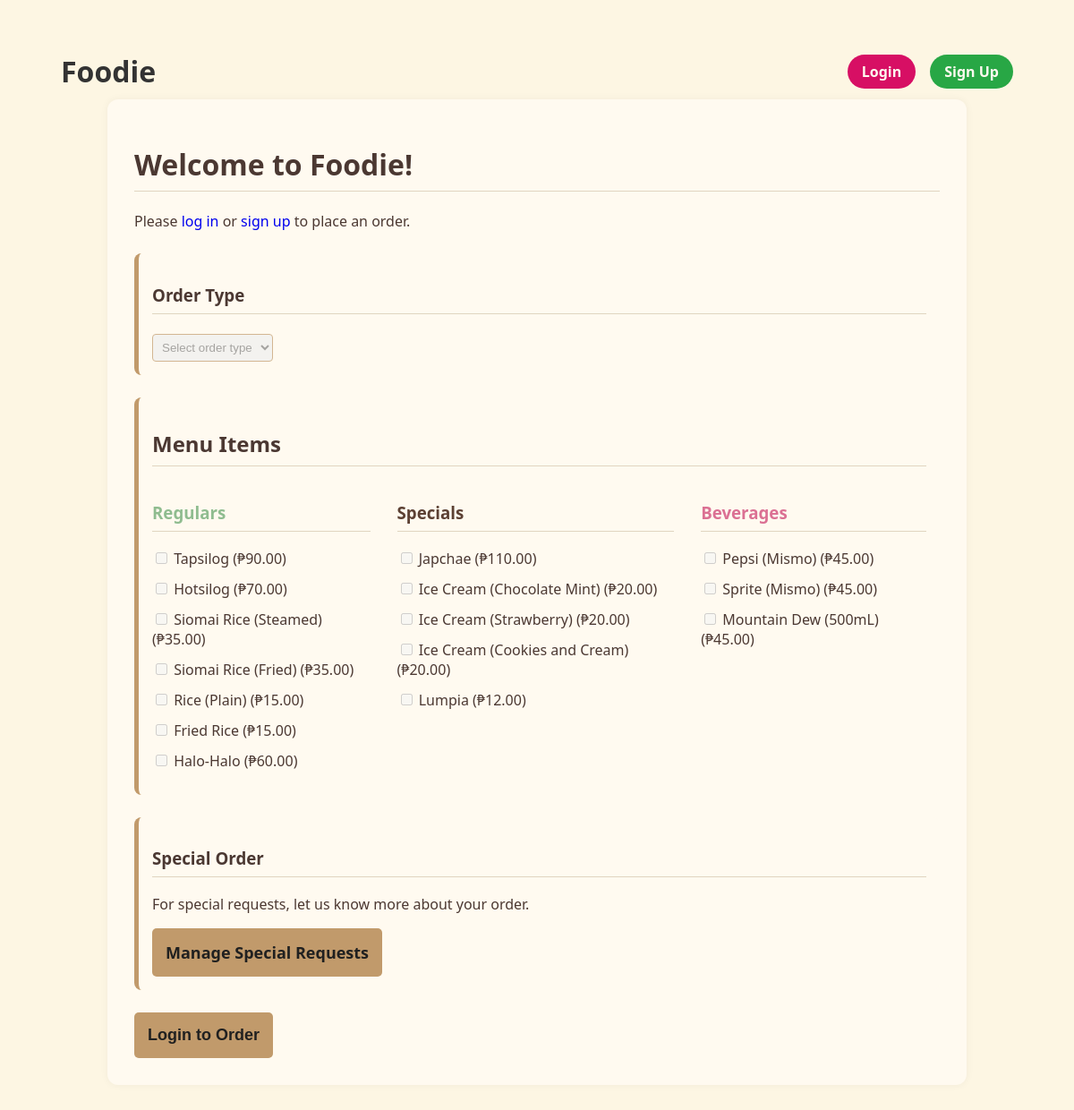
The page / on the database its author committed.
### tables this page shows
CREATE TABLE Menu_Items (
    Item_ID INTEGER PRIMARY KEY AUTOINCREMENT,
    Item_Name TEXT NOT NULL,
    Category TEXT NOT NULL,
    Price REAL NOT NULL,
    FOREIGN KEY (Category) REFERENCES Categories(Category_Name)
);

### app.py (the view, shortened to what this page needs)
@app.route('/', methods=['GET', 'POST'])
def home():
    user_logged_in = 'user' in session
    if user_logged_in and session.get('role') == 'admin':
        return redirect(url_for('admin_dashboard'))
    full_name = session.get('full_name')
    address = session.get('address')
    conn = get_db_connection()
    cursor = conn.cursor()
    cursor.execute("SELECT DISTINCT * FROM Menu_Items")
    menu_items = list({item['Item_ID']: item for item in cursor.fetchall()}.values())
    conn.close()
    return render_template(
        'home.html',
        menu_items=menu_items,
        full_name=full_name,
        address=address,
        user_logged_in=user_logged_in
    )

### app.py (called while the page is built)
def get_db_connection():
    conn = sqlite3.connect(DB_PATH)
    conn.row_factory = sqlite3.Row
    return conn

### templates/home.html (shortened to what this page needs)
<!DOCTYPE html>
<html lang="en">
<head>
  <link rel="stylesheet" href="{{ url_for('static', filename='styles_home.css') }}">
</head>
<body>
  <header>
    <div>
      <a href="/" class="logo">Foodie</a>
    </div>
    <div class="auth-buttons">
      {% if not user_logged_in %}
        <a href="{{ url_for('login') }}" class="btn-login">Login</a>
        <a href="{{ url_for('register') }}" class="btn-signup">Sign Up</a>
      {% else %}
        <a href="{{ url_for('logout') }}" class="logout-link">Logout</a>
      {% endif %}
    </div>
  </header>
  <div class="container">
    {% if user_logged_in %}
      <h1>Welcome, {{ full_name }}</h1>
      <div class="section">
        <p><strong>Name:</strong> {{ full_name }}</p>
        <p><strong>Address:</strong> {{ address }}</p>
      </div>
    {% else %}
      <h1>Welcome to Foodie!</h1>
      <p>Please <a href="{{ url_for('login') }}">log in</a> or <a href="{{ url_for('register') }}">sign up</a> to place an order.</p>
    {% endif %}
    <form method="POST" {% if not user_logged_in %} onsubmit="event.preventDefault(); window.location.href='{{ url_for('login') }}';" {% endif %}>
      <div class="section">
        <h3>Order Type</h3>
        <select id = "order-type" name="order_type" {% if not user_logged_in %}disabled{% endif %} required>
          <option value="">Select order type</option>
        </select>
      </div>
      <div class="section">
        <h2>Menu Items</h2>
        <div class="menu-columns">
          {% for category in menu_items | map(attribute='Category') | unique %}
            <div>
              <h3>{{ category }}</h3>
              {% for item in menu_items if item['Category'] == category %}
              <div class="menu-item">
                <label>
                  <input type="checkbox" class="item-checkbox" name="item_ids[]" value="{{ item['Item_ID'] }}" {% if not user_logged_in %}disabled{% endif %}>
                  {{ item['Item_Name'] }} (₱{{ '%.2f'|format(item['Price']) }})
                </label>
              </div>
              {% endfor %}
            </div>
          {% endfor %}
        </div>
      </div>
      <div class="section">
        <h3>Special Order</h3>
          <div class="special-request-link">
            <p>For special requests, let us know more about your order.</p>
            <a href="{{ url_for('special_requests') }}" class="button_ani">Manage Special Requests</a>
          </div>
        </div>
      <button type="submit" class="button_ani">
        <span>{% if user_logged_in %}Place Order{% else %}Login to Order{% endif %}</span>
      </button>
    </form>
  </div>
</body>
</html>

### static/styles_home.css (style rules this page uses)
a { text-decoration: none; }
body { font-family: 'Segoe UI', sans-serif; background-color: #fdf6e3; color: #4b3832; padding: 40px; }
.container { max-width: 900px; margin: auto; background: #fffaf0; padding: 30px; border-radius: 12px; box-shadow: 0 0 10px rgba(0, 0, 0, 0.05); }
h1, h2, h3 { border-bottom: 1px solid #e0d5c0; padding-bottom: 8px; }
.menu-columns { display: flex; gap: 30px; }
.menu-item { margin-bottom: 12px; }
label { display: block; margin-bottom: 5px; }
input, select { padding: 6px; margin-top: 4px; border: 1px solid #c19a6b; border-radius: 4px; }
.section { margin: 25px 0; padding: 15px; border-radius: 8px; background-color: #fffaf0; border-left: 5px solid #c19a6b; }
.menu-columns > div:nth-child(1) h3 { color: #8fbc8f; }
.menu-columns > div:nth-child(2) h3 { color: #5c4033; }
.menu-columns > div:nth-child(3) h3 { color: #db7093; }
.button_ani { font-weight: 750; font-size: 18px; text-align: center; display: inline-block; border-radius: 5px; background-color: #c19a6b; border: none; color: #202020; padding: 15px; transition: all 0.5s; cursor: pointer; justify-content: center; place-items: left; }
.button_ani span { cursor: pointer; display: inline-block; position: relative; transition: 0.5s; }
.button_ani span:after { content: '\00bb'; position: absolute; opacity: 0; top: 0; right: -20px; transition: 0.5s; }
header { display: flex; justify-content: space-between; align-items: center; padding: 10px 20px; }
.logo { font-size: 2rem; font-weight: bold; text-decoration: none; color: #333; }
.auth-buttons { display: flex; gap: 1rem; }
.btn-login { background: #d70f64; color: #fffaf0; border: none; padding: 8px 16px; border-radius: 20px; cursor: pointer; font-weight: bold; transition: background-color 0.3s ease; }
.btn-signup { background-color: #28a745; color: #fffaf0; border: none; padding: 8px 16px; border-radius: 20px; cursor: pointer; font-weight: bold; transition: background-color 0.3s ease; text-decoration: none }

### rows shown on the page
Menu_Items: Category "Regulars", Item_Name "Tapsilog", Price "90.00"
Menu_Items: Item_Name "Hotsilog", Price "70.00"
Menu_Items: Item_Name "Siomai Rice (Steamed)", Price "35.00"
Menu_Items: Item_Name "Siomai Rice (Fried)", Price "35.00"
Menu_Items: Item_Name "Rice (Plain)", Price "15.00"
Menu_Items: Item_Name "Fried Rice", Price "15.00"
Menu_Items: Item_Name "Halo-Halo", Price "60.00"
Menu_Items: Category "Specials", Item_Name "Japchae", Price "110.00"
Menu_Items: Item_Name "Ice Cream (Chocolate Mint)", Price "20.00"
Menu_Items: Item_Name "Ice Cream (Strawberry)", Price "20.00"
Menu_Items: Item_Name "Ice Cream (Cookies and Cream)", Price "20.00"
Menu_Items: Item_Name "Lumpia", Price "12.00"
Menu_Items: Category "Beverages", Item_Name "Pepsi (Mismo)", Price "45.00"
Menu_Items: Item_Name "Sprite (Mismo)", Price "45.00"
Menu_Items: Item_Name "Mountain Dew (500mL)", Price "45.00"
